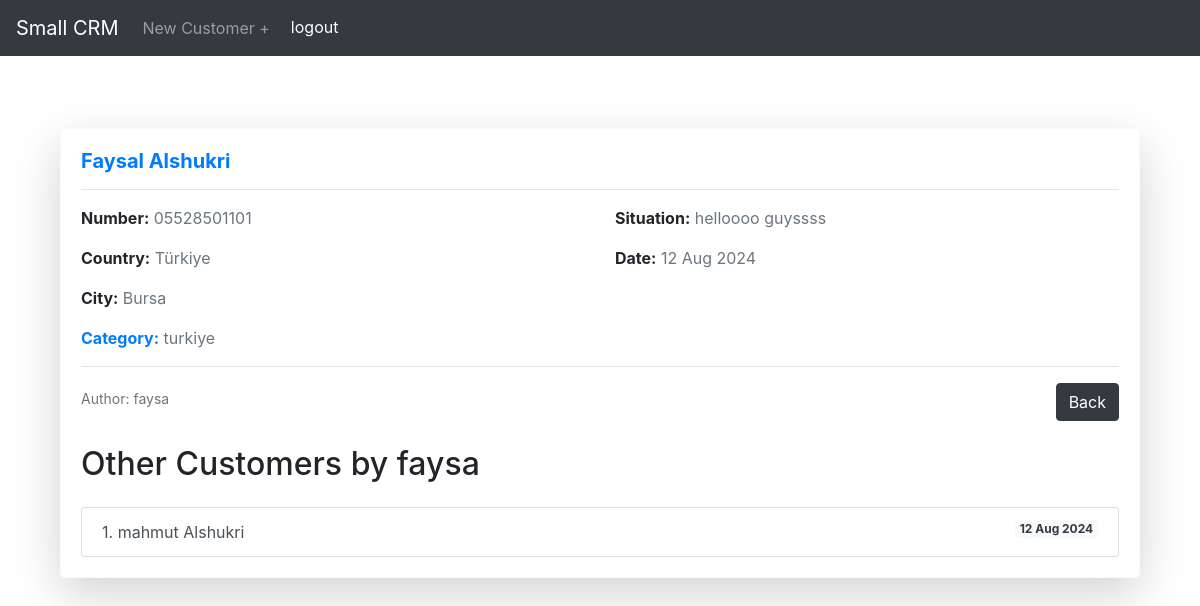
The page /post/26 (signed in) on the database its author committed.
### blog/models.py (models this page shows, shortened)
class Customer(models.Model):
    name = models.CharField(max_length=100)
    last_name = models.CharField(max_length=100)
    number = models.CharField(max_length=100)
    country = models.CharField(max_length=100)
    city = models.CharField(max_length=100)
    situation = models.TextField()
    post_date = models.DateField(auto_now_add=True)
    author = models.ForeignKey(User, on_delete=models.CASCADE)
    category = models.ForeignKey(Category, on_delete=models.SET_NULL, null=True, blank=True)

class Category(models.Model):
    customer_country_catalog = models.CharField(max_length=100)
    def __str__(self):
        return self.customer_country_catalog

### blog/views.py (the view)
# urls.py: path('post/<int:pk>', PostDetalisView.as_view(), name='Post-Detalis'),
class PostDetalisView(DetailView):
    model = Customer
    template_name = 'post_detalis.html'
    def get_context_data(self, **kwargs):
        context = super().get_context_data(**kwargs)
        context['author_customers'] = Customer.objects.filter(author=self.object.author).exclude(pk=self.object.pk)
        return context

### blog/templates/post_detalis.html (shortened to what this page needs)
{% extends 'base.html' %}
{% block content %}
    {% if user.is_authenticated %}
    <div class="container mt-5">
        <div class="card mb-4 shadow-lg border-light rounded">
            <div class="card-body">
                <h5 class="card-title mb-3">
                    <span class="font-weight-bold text-primary">{{ customer.name }} {{ customer.last_name }}</span>
                </h5>
                <hr>
                <div class="row mb-3">
                    <div class="col-md-6">
                        <p class="card-text"><strong>Number:</strong> <span class="text-muted">{{ customer.number }}</span></p>
                        <p class="card-text"><strong>Country:</strong> <span class="text-muted">{{ customer.country }}</span></p>
                        <p class="card-text"><strong>City:</strong> <span class="text-muted">{{ customer.city }}</span></p>
                        <p class="card-text"><strong><a href="{% url 'Category' customer.category.customer_country_catalog %}">Category:</a></strong> <span class="text-muted">{{ customer.category }}</span></p>
                    </div>
                    <div class="col-md-6">
                        <p class="card-text"><strong>Situation:</strong> <span class="text-muted">{{ customer.situation }}</span></p>
                        <p class="card-text"><strong>Date:</strong> <span class="text-muted">{{ customer.post_date|date:"d M Y" }}</span></p>
                    </div>
                </div>
                <hr>
                <div class="d-flex justify-content-between align-items-center mb-4">
                    <p class="card-text mb-2 text-muted">
                        <small>Author: {{ customer.author }}</small>
                    </p>
                    <a href="{% url 'home' %}" class="btn btn-dark">Back</a>
                </div>
                <h2 class="mt-4 mb-4">Other Customers by {{ customer.author.username }}</h2>
                <div class="list-group">
                    {% for other_customer in author_customers %}
                        <a href="{% url 'Post-Detalis' other_customer.pk %}" class="list-group-item list-group-item-action">
                            {{ forloop.counter }}. {{ other_customer.name }} {{ other_customer.last_name }}
                            <span class="badge bg-light text-dark float-right">{{ other_customer.post_date|date:"d M Y" }}</span>
                        </a>
                    {% empty %}
                        <p class="text-center">No other customers available.</p>
                    {% endfor %}
                </div>
            </div>
        </div>
    </div>
    {% else %}
        <div class="text-center mt-5">
            <h1>You need to be logged in to view this page.</h1>
        </div>
    {% endif %}
{% endblock content %}

### rows shown on the page
Customer: name "Faysal", last_name "Alshukri", number "05528501101", country "Türkiye", city "Bursa", category "turkiye", situation "helloooo guyssss", post_date "12 Aug 2024", author "faysa", author.username "faysa"
Customer: name "mahmut", last_name "Alshukri", post_date "12 Aug 2024"
